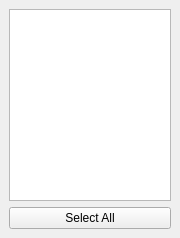
  <widget class="QDockWidget" name="SliceSelector">
   <property name="enabled">
    <bool>true</bool>
   </property>
   <property name="sizePolicy">
    <sizepolicy hsizetype="Preferred" vsizetype="Preferred">
     <horstretch>0</horstretch>
     <verstretch>0</verstretch>
    </sizepolicy>
   </property>
   <property name="minimumSize">
    <size>
     <width>180</width>
     <height>68</height>
    </size>
   </property>
   <property name="maximumSize">
    <size>
     <width>180</width>
     <height>524287</height>
    </size>
   </property>
   <property name="floating">
    <bool>false</bool>
   </property>
   <property name="features">
    <set>QDockWidget::DockWidgetFeature::DockWidgetFloatable|QDockWidget::DockWidgetFeature::DockWidgetMovable</set>
   </property>
   <property name="allowedAreas">
    <set>Qt::DockWidgetArea::LeftDockWidgetArea</set>
   </property>
   <property name="windowTitle">
    <string>Slice Selector (F2) </string>
   </property>
   <attribute name="dockWidgetArea">
    <number>1</number>
   </attribute>
   <widget class="QWidget" name="dockWidgetContents_3">
    <property name="sizePolicy">
     <sizepolicy hsizetype="Fixed" vsizetype="MinimumExpanding">
      <horstretch>0</horstretch>
      <verstretch>0</verstretch>
     </sizepolicy>
    </property>
    <property name="minimumSize">
     <size>
      <width>180</width>
      <height>40</height>
     </size>
    </property>
    <property name="maximumSize">
     <size>
      <width>180</width>
      <height>16777215</height>
     </size>
    </property>
    <layout class="QVBoxLayout" name="verticalLayout_6">
     <item>
      <widget class="QListWidget" name="SliceSelectorList">
       <property name="sizePolicy">
        <sizepolicy hsizetype="MinimumExpanding" vsizetype="MinimumExpanding">
         <horstretch>0</horstretch>
         <verstretch>0</verstretch>
        </sizepolicy>
       </property>
       <property name="selectionMode">
        <enum>QAbstractItemView::SelectionMode::ExtendedSelection</enum>
       </property>
      </widget>
     </item>
     <item>
      <widget class="QPushButton" name="SliceSelectAll">
       <property name="text">
        <string>Select All</string>
       </property>
      </widget>
     </item>
    </layout>
   </widget>
  </widget>
